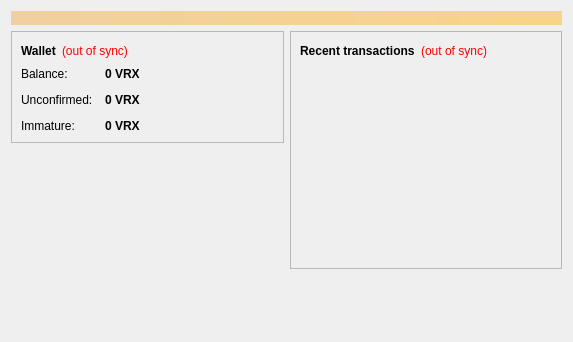
<?xml version="1.0" encoding="UTF-8"?>
<ui version="4.0">
 <class>OverviewPage</class>
 <widget class="QWidget" name="OverviewPage">
  <property name="geometry">
   <rect>
    <x>0</x>
    <y>0</y>
    <width>573</width>
    <height>342</height>
   </rect>
  </property>
  <property name="windowTitle">
   <string>Form</string>
  </property>
  <layout class="QVBoxLayout" name="topLayout">
   <item>
    <widget class="QLabel" name="labelAlerts">
     <property name="visible">
      <bool>false</bool>
     </property>
     <property name="styleSheet">
      <string notr="true">background-color: qlineargradient(x1: 0, y1: 0, x2: 1, y2: 0, stop:0 #F0D0A0, stop:1 #F8D488); color:#000000;</string>
     </property>
     <property name="wordWrap">
      <bool>true</bool>
     </property>
     <property name="margin">
      <number>3</number>
     </property>
    </widget>
   </item>
   <item>
    <layout class="QHBoxLayout" name="horizontalLayout" stretch="1,1">
     <item>
      <layout class="QVBoxLayout" name="verticalLayout_2">
       <item>
        <widget class="QFrame" name="frame">
         <property name="frameShape">
          <enum>QFrame::StyledPanel</enum>
         </property>
         <property name="frameShadow">
          <enum>QFrame::Raised</enum>
         </property>
         <layout class="QVBoxLayout" name="verticalLayout_4">
          <item>
           <layout class="QHBoxLayout" name="horizontalLayout_4">
            <item>
             <widget class="QLabel" name="label_5">
              <property name="font">
               <font>
                <weight>75</weight>
                <bold>true</bold>
               </font>
              </property>
              <property name="text">
               <string>Wallet</string>
              </property>
             </widget>
            </item>
            <item>
             <widget class="QLabel" name="labelWalletStatus">
              <property name="toolTip">
               <string>The displayed information may be out of date. Your wallet automatically synchronizes with the VRXcoin network after a connection is established, but this process has not completed yet.</string>
              </property>
              <property name="styleSheet">
               <string notr="true">QLabel { color: red; }</string>
              </property>
              <property name="text">
               <string notr="true">(out of sync)</string>
              </property>
              <property name="alignment">
               <set>Qt::AlignLeading|Qt::AlignLeft|Qt::AlignVCenter</set>
              </property>
             </widget>
            </item>
            <item>
             <spacer name="horizontalSpacer_2">
              <property name="orientation">
               <enum>Qt::Horizontal</enum>
              </property>
              <property name="sizeHint" stdset="0">
               <size>
                <width>40</width>
                <height>20</height>
               </size>
              </property>
             </spacer>
            </item>
           </layout>
          </item>
          <item>
           <layout class="QFormLayout" name="formLayout_2">
            <property name="fieldGrowthPolicy">
             <enum>QFormLayout::AllNonFixedFieldsGrow</enum>
            </property>
            <property name="horizontalSpacing">
             <number>12</number>
            </property>
            <property name="verticalSpacing">
             <number>12</number>
            </property>
            <item row="0" column="0">
             <widget class="QLabel" name="label">
              <property name="text">
               <string>Balance:</string>
              </property>
             </widget>
            </item>
            <item row="0" column="1">
             <widget class="QLabel" name="labelBalance">
              <property name="font">
               <font>
                <weight>75</weight>
                <bold>true</bold>
               </font>
              </property>
              <property name="cursor">
               <cursorShape>IBeamCursor</cursorShape>
              </property>
              <property name="toolTip">
               <string>Your current balance</string>
              </property>
              <property name="text">
               <string notr="true">0 VRX</string>
              </property>
              <property name="textInteractionFlags">
               <set>Qt::LinksAccessibleByMouse|Qt::TextSelectableByKeyboard|Qt::TextSelectableByMouse</set>
              </property>
             </widget>
            </item>
            <item row="1" column="0">
             <widget class="QLabel" name="label_3">
              <property name="text">
               <string>Unconfirmed:</string>
              </property>
             </widget>
            </item>
            <item row="1" column="1">
             <widget class="QLabel" name="labelUnconfirmed">
              <property name="font">
               <font>
                <weight>75</weight>
                <bold>true</bold>
               </font>
              </property>
              <property name="cursor">
               <cursorShape>IBeamCursor</cursorShape>
              </property>
              <property name="toolTip">
               <string>Total of transactions that have yet to be confirmed, and do not yet count toward the current balance</string>
              </property>
              <property name="text">
               <string notr="true">0 VRX</string>
              </property>
              <property name="textInteractionFlags">
               <set>Qt::LinksAccessibleByMouse|Qt::TextSelectableByKeyboard|Qt::TextSelectableByMouse</set>
              </property>
             </widget>
            </item>
            <item row="2" column="0">
             <widget class="QLabel" name="labelImmatureText">
              <property name="text">
               <string>Immature:</string>
              </property>
             </widget>
            </item>
            <item row="2" column="1">
             <widget class="QLabel" name="labelImmature">
              <property name="font">
               <font>
                <weight>75</weight>
                <bold>true</bold>
               </font>
              </property>
              <property name="toolTip">
               <string>Mined balance that has not yet matured</string>
              </property>
              <property name="text">
               <string notr="true">0 VRX</string>
              </property>
              <property name="textInteractionFlags">
               <set>Qt::LinksAccessibleByMouse|Qt::TextSelectableByKeyboard|Qt::TextSelectableByMouse</set>
              </property>
             </widget>
            </item>
           </layout>
          </item>
         </layout>
        </widget>
       </item>
       <item>
        <spacer name="verticalSpacer">
         <property name="orientation">
          <enum>Qt::Vertical</enum>
         </property>
         <property name="sizeHint" stdset="0">
          <size>
           <width>20</width>
           <height>40</height>
          </size>
         </property>
        </spacer>
       </item>
      </layout>
     </item>
     <item>
      <layout class="QVBoxLayout" name="verticalLayout_3">
       <item>
        <widget class="QFrame" name="frame_2">
         <property name="frameShape">
          <enum>QFrame::StyledPanel</enum>
         </property>
         <property name="frameShadow">
          <enum>QFrame::Raised</enum>
         </property>
         <layout class="QVBoxLayout" name="verticalLayout">
          <item>
           <layout class="QHBoxLayout" name="horizontalLayout_2">
            <item>
             <widget class="QLabel" name="label_4">
              <property name="text">
               <string>&lt;b&gt;Recent transactions&lt;/b&gt;</string>
              </property>
             </widget>
            </item>
            <item>
             <widget class="QLabel" name="labelTransactionsStatus">
              <property name="toolTip">
               <string>The displayed information may be out of date. Your wallet automatically synchronizes with the VRXcoin network after a connection is established, but this process has not completed yet.</string>
              </property>
              <property name="styleSheet">
               <string notr="true">QLabel { color: red; }</string>
              </property>
              <property name="text">
               <string notr="true">(out of sync)</string>
              </property>
              <property name="alignment">
               <set>Qt::AlignRight|Qt::AlignTrailing|Qt::AlignVCenter</set>
              </property>
             </widget>
            </item>
            <item>
             <spacer name="horizontalSpacer">
              <property name="orientation">
               <enum>Qt::Horizontal</enum>
              </property>
              <property name="sizeHint" stdset="0">
               <size>
                <width>40</width>
                <height>20</height>
               </size>
              </property>
             </spacer>
            </item>
           </layout>
          </item>
          <item>
           <widget class="QListView" name="listTransactions">
            <property name="styleSheet">
             <string notr="true">QListView { background: transparent; }</string>
            </property>
            <property name="frameShape">
             <enum>QFrame::NoFrame</enum>
            </property>
            <property name="verticalScrollBarPolicy">
             <enum>Qt::ScrollBarAlwaysOff</enum>
            </property>
            <property name="horizontalScrollBarPolicy">
             <enum>Qt::ScrollBarAlwaysOff</enum>
            </property>
            <property name="selectionMode">
             <enum>QAbstractItemView::NoSelection</enum>
            </property>
           </widget>
          </item>
         </layout>
        </widget>
       </item>
       <item>
        <spacer name="verticalSpacer_2">
         <property name="orientation">
          <enum>Qt::Vertical</enum>
         </property>
         <property name="sizeHint" stdset="0">
          <size>
           <width>20</width>
           <height>40</height>
          </size>
         </property>
        </spacer>
       </item>
      </layout>
     </item>
    </layout>
   </item>
  </layout>
 </widget>
 <resources/>
 <connections/>
</ui>
